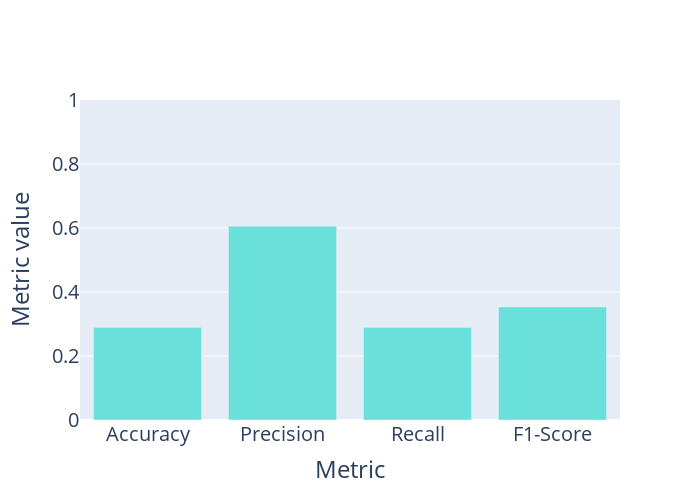

The code cell stored with this chart in its notebook:
### Code cell
# Define metrics in a dataframe
metrics_DNN = {'metric_name':  ['Accuracy', 'Precision', 'Recall', 'F1-Score'],
           'set_used': ['Test', 'Test', 'Test', 'Test'],
           'metric_value': [ global_acc_test , global_pre_test , global_rec_test , global_f1s_test]
        }

metrics_DNN = pd.DataFrame(metrics_DNN, columns = ['metric_name', 'set_used','metric_value'])

# Plot metrics
fig = go.Figure(data=[
    go.Bar(name='Test', x=metrics_DNN[metrics_DNN['set_used']=="Test"]['metric_name'], y=metrics_DNN[metrics_DNN['set_used']=="Test"]['metric_value'], marker_color=colors[4])
], layout_yaxis_range=[0,1])
# Change the bar mode
fig.update_layout(barmode='group', autosize=False,
    width=700,
    height=500, xaxis_title="Metric",
    yaxis_title="Metric value",
    legend_title="Dataset", font=dict(size=20)
    )
fig.show()

### Figure 1 — Plotly figure (JSON) as saved in the notebook; plotly's stock layout.template omitted (floating-point values rounded to 4 significant figures)
{"data": [{"marker": {"color": "#69e0da"}, "name": "Test", "type": "bar", "x": ["Accuracy", "Precision", "Recall", "F1-Score"], "y": [0.2894, 0.6056, 0.2894, 0.3532]}], "layout": {"autosize": false, "barmode": "group", "font": {"size": 20}, "height": 500, "legend": {"title": {"text": "Dataset"}}, "width": 700, "xaxis": {"title": {"text": "Metric"}}, "yaxis": {"range": [0, 1], "title": {"text": "Metric value"}}}}
